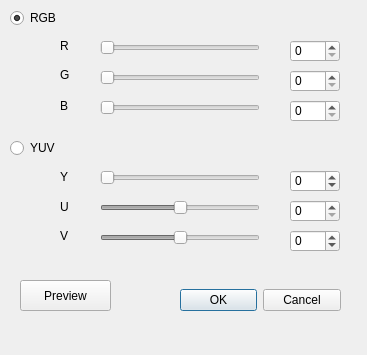
<?xml version="1.0" encoding="UTF-8"?>
<ui version="4.0">
 <class>Dialog</class>
 <widget class="QDialog" name="Dialog">
  <property name="geometry">
   <rect>
    <x>0</x>
    <y>0</y>
    <width>367</width>
    <height>355</height>
   </rect>
  </property>
  <property name="sizePolicy">
   <sizepolicy hsizetype="Expanding" vsizetype="Expanding">
    <horstretch>100</horstretch>
    <verstretch>100</verstretch>
   </sizepolicy>
  </property>
  <property name="windowTitle">
   <string>Dialog</string>
  </property>
  <widget class="QDialogButtonBox" name="buttonBox">
   <property name="geometry">
    <rect>
     <x>180</x>
     <y>280</y>
     <width>161</width>
     <height>41</height>
    </rect>
   </property>
   <property name="sizePolicy">
    <sizepolicy hsizetype="Expanding" vsizetype="Expanding">
     <horstretch>100</horstretch>
     <verstretch>100</verstretch>
    </sizepolicy>
   </property>
   <property name="orientation">
    <enum>Qt::Horizontal</enum>
   </property>
   <property name="standardButtons">
    <set>QDialogButtonBox::Cancel|QDialogButtonBox::Ok</set>
   </property>
  </widget>
  <widget class="QSlider" name="R">
   <property name="enabled">
    <bool>false</bool>
   </property>
   <property name="geometry">
    <rect>
     <x>100</x>
     <y>40</y>
     <width>160</width>
     <height>16</height>
    </rect>
   </property>
   <property name="sizePolicy">
    <sizepolicy hsizetype="Expanding" vsizetype="Expanding">
     <horstretch>100</horstretch>
     <verstretch>100</verstretch>
    </sizepolicy>
   </property>
   <property name="maximum">
    <number>100</number>
   </property>
   <property name="orientation">
    <enum>Qt::Horizontal</enum>
   </property>
  </widget>
  <widget class="QSlider" name="G">
   <property name="enabled">
    <bool>false</bool>
   </property>
   <property name="geometry">
    <rect>
     <x>100</x>
     <y>70</y>
     <width>160</width>
     <height>16</height>
    </rect>
   </property>
   <property name="sizePolicy">
    <sizepolicy hsizetype="Expanding" vsizetype="Expanding">
     <horstretch>100</horstretch>
     <verstretch>100</verstretch>
    </sizepolicy>
   </property>
   <property name="maximum">
    <number>100</number>
   </property>
   <property name="orientation">
    <enum>Qt::Horizontal</enum>
   </property>
  </widget>
  <widget class="QSlider" name="B">
   <property name="enabled">
    <bool>false</bool>
   </property>
   <property name="geometry">
    <rect>
     <x>100</x>
     <y>100</y>
     <width>160</width>
     <height>16</height>
    </rect>
   </property>
   <property name="sizePolicy">
    <sizepolicy hsizetype="Expanding" vsizetype="Expanding">
     <horstretch>100</horstretch>
     <verstretch>100</verstretch>
    </sizepolicy>
   </property>
   <property name="maximum">
    <number>100</number>
   </property>
   <property name="orientation">
    <enum>Qt::Horizontal</enum>
   </property>
  </widget>
  <widget class="QSlider" name="Y">
   <property name="enabled">
    <bool>false</bool>
   </property>
   <property name="geometry">
    <rect>
     <x>100</x>
     <y>170</y>
     <width>160</width>
     <height>16</height>
    </rect>
   </property>
   <property name="sizePolicy">
    <sizepolicy hsizetype="Expanding" vsizetype="Expanding">
     <horstretch>100</horstretch>
     <verstretch>100</verstretch>
    </sizepolicy>
   </property>
   <property name="minimum">
    <number>0</number>
   </property>
   <property name="maximum">
    <number>100</number>
   </property>
   <property name="orientation">
    <enum>Qt::Horizontal</enum>
   </property>
  </widget>
  <widget class="QSlider" name="U">
   <property name="enabled">
    <bool>false</bool>
   </property>
   <property name="geometry">
    <rect>
     <x>100</x>
     <y>200</y>
     <width>160</width>
     <height>16</height>
    </rect>
   </property>
   <property name="sizePolicy">
    <sizepolicy hsizetype="Expanding" vsizetype="Expanding">
     <horstretch>100</horstretch>
     <verstretch>100</verstretch>
    </sizepolicy>
   </property>
   <property name="minimum">
    <number>-100</number>
   </property>
   <property name="maximum">
    <number>100</number>
   </property>
   <property name="orientation">
    <enum>Qt::Horizontal</enum>
   </property>
  </widget>
  <widget class="QSlider" name="V">
   <property name="enabled">
    <bool>false</bool>
   </property>
   <property name="geometry">
    <rect>
     <x>100</x>
     <y>230</y>
     <width>160</width>
     <height>16</height>
    </rect>
   </property>
   <property name="sizePolicy">
    <sizepolicy hsizetype="Expanding" vsizetype="Expanding">
     <horstretch>100</horstretch>
     <verstretch>100</verstretch>
    </sizepolicy>
   </property>
   <property name="minimum">
    <number>-100</number>
   </property>
   <property name="maximum">
    <number>100</number>
   </property>
   <property name="orientation">
    <enum>Qt::Horizontal</enum>
   </property>
  </widget>
  <widget class="QPushButton" name="pushButton">
   <property name="geometry">
    <rect>
     <x>20</x>
     <y>280</y>
     <width>91</width>
     <height>31</height>
    </rect>
   </property>
   <property name="sizePolicy">
    <sizepolicy hsizetype="Expanding" vsizetype="Expanding">
     <horstretch>100</horstretch>
     <verstretch>100</verstretch>
    </sizepolicy>
   </property>
   <property name="text">
    <string>Preview</string>
   </property>
  </widget>
  <widget class="QLabel" name="label">
   <property name="geometry">
    <rect>
     <x>60</x>
     <y>30</y>
     <width>31</width>
     <height>31</height>
    </rect>
   </property>
   <property name="sizePolicy">
    <sizepolicy hsizetype="Expanding" vsizetype="Expanding">
     <horstretch>100</horstretch>
     <verstretch>100</verstretch>
    </sizepolicy>
   </property>
   <property name="text">
    <string>R</string>
   </property>
  </widget>
  <widget class="QLabel" name="label_2">
   <property name="geometry">
    <rect>
     <x>60</x>
     <y>59</y>
     <width>31</width>
     <height>31</height>
    </rect>
   </property>
   <property name="sizePolicy">
    <sizepolicy hsizetype="Expanding" vsizetype="Expanding">
     <horstretch>100</horstretch>
     <verstretch>100</verstretch>
    </sizepolicy>
   </property>
   <property name="text">
    <string>G</string>
   </property>
  </widget>
  <widget class="QLabel" name="label_3">
   <property name="geometry">
    <rect>
     <x>60</x>
     <y>90</y>
     <width>21</width>
     <height>31</height>
    </rect>
   </property>
   <property name="sizePolicy">
    <sizepolicy hsizetype="Expanding" vsizetype="Expanding">
     <horstretch>100</horstretch>
     <verstretch>100</verstretch>
    </sizepolicy>
   </property>
   <property name="text">
    <string>B</string>
   </property>
  </widget>
  <widget class="QLabel" name="label_4">
   <property name="geometry">
    <rect>
     <x>60</x>
     <y>151</y>
     <width>21</width>
     <height>51</height>
    </rect>
   </property>
   <property name="sizePolicy">
    <sizepolicy hsizetype="Expanding" vsizetype="Expanding">
     <horstretch>100</horstretch>
     <verstretch>100</verstretch>
    </sizepolicy>
   </property>
   <property name="text">
    <string>Y</string>
   </property>
  </widget>
  <widget class="QLabel" name="label_5">
   <property name="geometry">
    <rect>
     <x>60</x>
     <y>191</y>
     <width>21</width>
     <height>31</height>
    </rect>
   </property>
   <property name="sizePolicy">
    <sizepolicy hsizetype="Expanding" vsizetype="Expanding">
     <horstretch>100</horstretch>
     <verstretch>100</verstretch>
    </sizepolicy>
   </property>
   <property name="text">
    <string>U</string>
   </property>
  </widget>
  <widget class="QLabel" name="label_6">
   <property name="geometry">
    <rect>
     <x>60</x>
     <y>220</y>
     <width>21</width>
     <height>31</height>
    </rect>
   </property>
   <property name="sizePolicy">
    <sizepolicy hsizetype="Expanding" vsizetype="Expanding">
     <horstretch>100</horstretch>
     <verstretch>100</verstretch>
    </sizepolicy>
   </property>
   <property name="text">
    <string>V</string>
   </property>
  </widget>
  <widget class="QSpinBox" name="spinBox_R">
   <property name="geometry">
    <rect>
     <x>290</x>
     <y>40</y>
     <width>50</width>
     <height>22</height>
    </rect>
   </property>
   <property name="sizePolicy">
    <sizepolicy hsizetype="Expanding" vsizetype="Expanding">
     <horstretch>100</horstretch>
     <verstretch>100</verstretch>
    </sizepolicy>
   </property>
   <property name="maximum">
    <number>100</number>
   </property>
  </widget>
  <widget class="QSpinBox" name="spinBox_G">
   <property name="geometry">
    <rect>
     <x>290</x>
     <y>70</y>
     <width>50</width>
     <height>22</height>
    </rect>
   </property>
   <property name="sizePolicy">
    <sizepolicy hsizetype="Expanding" vsizetype="Expanding">
     <horstretch>100</horstretch>
     <verstretch>100</verstretch>
    </sizepolicy>
   </property>
   <property name="maximum">
    <number>100</number>
   </property>
  </widget>
  <widget class="QSpinBox" name="spinBox_B">
   <property name="geometry">
    <rect>
     <x>290</x>
     <y>100</y>
     <width>50</width>
     <height>22</height>
    </rect>
   </property>
   <property name="sizePolicy">
    <sizepolicy hsizetype="Expanding" vsizetype="Expanding">
     <horstretch>100</horstretch>
     <verstretch>100</verstretch>
    </sizepolicy>
   </property>
   <property name="maximum">
    <number>100</number>
   </property>
  </widget>
  <widget class="QSpinBox" name="spinBox_Y">
   <property name="geometry">
    <rect>
     <x>290</x>
     <y>170</y>
     <width>50</width>
     <height>22</height>
    </rect>
   </property>
   <property name="sizePolicy">
    <sizepolicy hsizetype="Expanding" vsizetype="Expanding">
     <horstretch>100</horstretch>
     <verstretch>100</verstretch>
    </sizepolicy>
   </property>
   <property name="minimum">
    <number>-100</number>
   </property>
   <property name="maximum">
    <number>100</number>
   </property>
  </widget>
  <widget class="QSpinBox" name="spinBox_U">
   <property name="geometry">
    <rect>
     <x>290</x>
     <y>200</y>
     <width>50</width>
     <height>22</height>
    </rect>
   </property>
   <property name="sizePolicy">
    <sizepolicy hsizetype="Expanding" vsizetype="Expanding">
     <horstretch>100</horstretch>
     <verstretch>100</verstretch>
    </sizepolicy>
   </property>
   <property name="maximum">
    <number>100</number>
   </property>
  </widget>
  <widget class="QSpinBox" name="spinBox_V">
   <property name="geometry">
    <rect>
     <x>290</x>
     <y>230</y>
     <width>50</width>
     <height>22</height>
    </rect>
   </property>
   <property name="sizePolicy">
    <sizepolicy hsizetype="Expanding" vsizetype="Expanding">
     <horstretch>100</horstretch>
     <verstretch>100</verstretch>
    </sizepolicy>
   </property>
   <property name="minimum">
    <number>-100</number>
   </property>
   <property name="maximum">
    <number>100</number>
   </property>
  </widget>
  <widget class="QRadioButton" name="RGBradioButoon">
   <property name="geometry">
    <rect>
     <x>10</x>
     <y>10</y>
     <width>63</width>
     <height>16</height>
    </rect>
   </property>
   <property name="sizePolicy">
    <sizepolicy hsizetype="Expanding" vsizetype="Expanding">
     <horstretch>100</horstretch>
     <verstretch>100</verstretch>
    </sizepolicy>
   </property>
   <property name="text">
    <string>RGB</string>
   </property>
   <property name="checked">
    <bool>true</bool>
   </property>
  </widget>
  <widget class="QRadioButton" name="YUVradioButton">
   <property name="geometry">
    <rect>
     <x>10</x>
     <y>140</y>
     <width>63</width>
     <height>16</height>
    </rect>
   </property>
   <property name="sizePolicy">
    <sizepolicy hsizetype="Expanding" vsizetype="Expanding">
     <horstretch>100</horstretch>
     <verstretch>100</verstretch>
    </sizepolicy>
   </property>
   <property name="text">
    <string>YUV</string>
   </property>
  </widget>
 </widget>
 <resources/>
 <connections>
  <connection>
   <sender>R</sender>
   <signal>valueChanged(int)</signal>
   <receiver>spinBox_R</receiver>
   <slot>setValue(int)</slot>
   <hints>
    <hint type="sourcelabel">
     <x>256</x>
     <y>44</y>
    </hint>
    <hint type="destinationlabel">
     <x>300</x>
     <y>46</y>
    </hint>
   </hints>
  </connection>
  <connection>
   <sender>spinBox_R</sender>
   <signal>valueChanged(int)</signal>
   <receiver>R</receiver>
   <slot>setValue(int)</slot>
   <hints>
    <hint type="sourcelabel">
     <x>315</x>
     <y>57</y>
    </hint>
    <hint type="destinationlabel">
     <x>256</x>
     <y>54</y>
    </hint>
   </hints>
  </connection>
  <connection>
   <sender>G</sender>
   <signal>valueChanged(int)</signal>
   <receiver>spinBox_G</receiver>
   <slot>setValue(int)</slot>
   <hints>
    <hint type="sourcelabel">
     <x>257</x>
     <y>78</y>
    </hint>
    <hint type="destinationlabel">
     <x>292</x>
     <y>76</y>
    </hint>
   </hints>
  </connection>
  <connection>
   <sender>spinBox_G</sender>
   <signal>valueChanged(int)</signal>
   <receiver>G</receiver>
   <slot>setValue(int)</slot>
   <hints>
    <hint type="sourcelabel">
     <x>290</x>
     <y>87</y>
    </hint>
    <hint type="destinationlabel">
     <x>258</x>
     <y>84</y>
    </hint>
   </hints>
  </connection>
  <connection>
   <sender>B</sender>
   <signal>valueChanged(int)</signal>
   <receiver>spinBox_B</receiver>
   <slot>setValue(int)</slot>
   <hints>
    <hint type="sourcelabel">
     <x>227</x>
     <y>110</y>
    </hint>
    <hint type="destinationlabel">
     <x>290</x>
     <y>107</y>
    </hint>
   </hints>
  </connection>
  <connection>
   <sender>spinBox_B</sender>
   <signal>valueChanged(int)</signal>
   <receiver>B</receiver>
   <slot>setValue(int)</slot>
   <hints>
    <hint type="sourcelabel">
     <x>292</x>
     <y>115</y>
    </hint>
    <hint type="destinationlabel">
     <x>256</x>
     <y>114</y>
    </hint>
   </hints>
  </connection>
  <connection>
   <sender>Y</sender>
   <signal>valueChanged(int)</signal>
   <receiver>spinBox_Y</receiver>
   <slot>setValue(int)</slot>
   <hints>
    <hint type="sourcelabel">
     <x>255</x>
     <y>173</y>
    </hint>
    <hint type="destinationlabel">
     <x>291</x>
     <y>175</y>
    </hint>
   </hints>
  </connection>
  <connection>
   <sender>spinBox_Y</sender>
   <signal>valueChanged(int)</signal>
   <receiver>Y</receiver>
   <slot>setValue(int)</slot>
   <hints>
    <hint type="sourcelabel">
     <x>295</x>
     <y>185</y>
    </hint>
    <hint type="destinationlabel">
     <x>257</x>
     <y>182</y>
    </hint>
   </hints>
  </connection>
  <connection>
   <sender>U</sender>
   <signal>valueChanged(int)</signal>
   <receiver>spinBox_U</receiver>
   <slot>setValue(int)</slot>
   <hints>
    <hint type="sourcelabel">
     <x>225</x>
     <y>203</y>
    </hint>
    <hint type="destinationlabel">
     <x>298</x>
     <y>210</y>
    </hint>
   </hints>
  </connection>
  <connection>
   <sender>spinBox_U</sender>
   <signal>valueChanged(int)</signal>
   <receiver>U</receiver>
   <slot>setValue(int)</slot>
   <hints>
    <hint type="sourcelabel">
     <x>293</x>
     <y>219</y>
    </hint>
    <hint type="destinationlabel">
     <x>254</x>
     <y>214</y>
    </hint>
   </hints>
  </connection>
  <connection>
   <sender>V</sender>
   <signal>valueChanged(int)</signal>
   <receiver>spinBox_V</receiver>
   <slot>setValue(int)</slot>
   <hints>
    <hint type="sourcelabel">
     <x>236</x>
     <y>236</y>
    </hint>
    <hint type="destinationlabel">
     <x>291</x>
     <y>235</y>
    </hint>
   </hints>
  </connection>
  <connection>
   <sender>spinBox_V</sender>
   <signal>valueChanged(int)</signal>
   <receiver>V</receiver>
   <slot>setValue(int)</slot>
   <hints>
    <hint type="sourcelabel">
     <x>293</x>
     <y>245</y>
    </hint>
    <hint type="destinationlabel">
     <x>259</x>
     <y>244</y>
    </hint>
   </hints>
  </connection>
  <connection>
   <sender>buttonBox</sender>
   <signal>rejected()</signal>
   <receiver>Dialog</receiver>
   <slot>reject()</slot>
   <hints>
    <hint type="sourcelabel">
     <x>316</x>
     <y>260</y>
    </hint>
    <hint type="destinationlabel">
     <x>15</x>
     <y>15</y>
    </hint>
   </hints>
  </connection>
  <connection>
   <sender>buttonBox</sender>
   <signal>accepted()</signal>
   <receiver>Dialog</receiver>
   <slot>accept()</slot>
   <hints>
    <hint type="sourcelabel">
     <x>248</x>
     <y>254</y>
    </hint>
    <hint type="destinationlabel">
     <x>15</x>
     <y>15</y>
    </hint>
   </hints>
  </connection>
 </connections>
 <slots>
  <signal>rgbChanged(float,float,float)</signal>
 </slots>
</ui>
